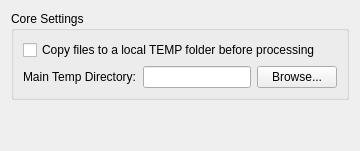
     <widget class="QWidget" name="general_tab">
      <attribute name="title">
       <string>General</string>
      </attribute>
      <layout class="QVBoxLayout" name="verticalLayout_2">
       <item>
        <widget class="QGroupBox" name="core_group_box">
         <property name="title">
          <string>Core Settings</string>
         </property>
         <layout class="QVBoxLayout" name="verticalLayout_3">
          <item>
           <widget class="QCheckBox" name="copy_locally_checkbox">
            <property name="text">
             <string>Copy files to a local TEMP folder before processing</string>
            </property>
           </widget>
          </item>
          <item>
           <layout class="QHBoxLayout" name="horizontalLayout_2">
            <item>
             <widget class="QLabel" name="temp_dir_label">
              <property name="text">
               <string>Main Temp Directory:</string>
              </property>
             </widget>
            </item>
            <item>
             <widget class="QLineEdit" name="temp_dir_edit"/>
            </item>
            <item>
             <widget class="QPushButton" name="temp_dir_browse_button">
              <property name="text">
               <string>Browse...</string>
              </property>
             </widget>
            </item>
           </layout>
          </item>
         </layout>
        </widget>
       </item>
       <item>
        <spacer name="verticalSpacer">
         <property name="orientation">
          <enum>Qt::Orientation::Vertical</enum>
         </property>
         <property name="sizeHint" stdset="0">
          <size>
           <width>20</width>
           <height>40</height>
          </size>
         </property>
        </spacer>
       </item>
      </layout>
     </widget>
